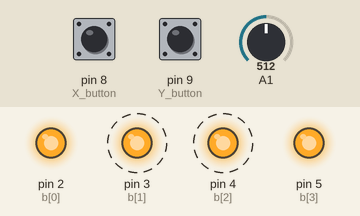
A sketch run on a simulated Arduino Uno, built with avr-gcc and run on an emulated ATmega328P. Shown: output pins drawn as LEDs (lit = HIGH). Dashed ring = blinking. The inputs (shaded band) are chosen by the test bench; at power-on: pin 8 (X_button) LOW, pin 9 (Y_button) LOW, A1 = 512. What the sketch prints to the serial monitor is not drawn.

Above: at 0.87 s.
1.3 s: pin 8 (X_button) pulled HIGH for 1 s
At 2.12 s:
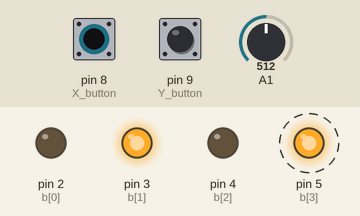
4.3 s: pin 9 (Y_button) pulled HIGH for 1 s
At 4.88 s:
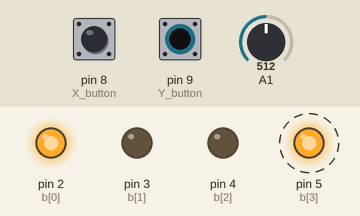
7.3 s: A1 set to 263
10.3 s: A1 set to 241
At 10.3 s:
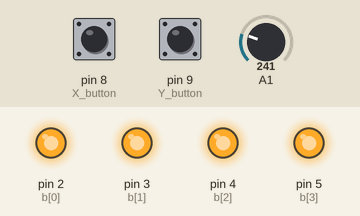
11.8 s: pin 8 (X_button) pulled HIGH for 3.2 s
At 15.7 s:
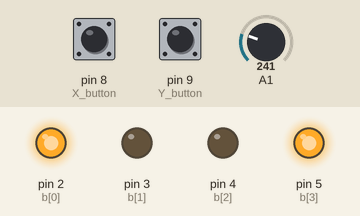
16.5 s: pin 8 (X_button) pulled HIGH for 0.15 s
At 17.7 s:
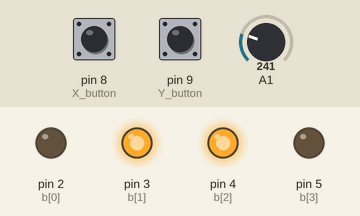
Timing chart, 0 to 19.1 s (numbered marks = the images above; inputs shaded):
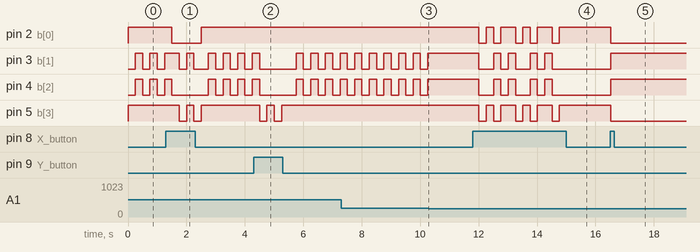

The sketch:

LightShow.ino
```cpp
enum States{INIT, LightShow1, LightShow2} SM1_state = INIT;
int X_button = 8;
int Y_button = 9;

// Array of Output Pin variables, set to the pins being used
const int b_size = 4;
const int b[b_size] = {2, 3, 4, 5};
// Output Buffer
int b_buf = 0x00;
// Input Variables
int LightShowCount = 0;
// Serial Monitor Buffer
int s_buf = 0x00;

/* 's' is an array of integers of size 8. Note that arrays start at 0
 We will use this to be able to see the individual bit values of the s_buf

 */
const int s_size = 8;
int s[s_size];

// We can also define our own helper functions. It is a good idea to use helper functions whenever they make sense.
// Normally we also define the return type (void for none)

// Read from the serial monitor into s_buf and the s[] array for individual bits
void readData()
{
    if(Serial.available())
        s_buf = Serial.parseInt();

    for(int i = (s_size - 1); i>=0; i--)  {
        s[i] = (s_buf >> i) & 0x01; // What's going on here?
        // ">>" bit shifting
        // "&" bit masking
    }

}
// Reset the Output Buffer.
void resetBuffer() {
    for(int i = 0; i < b_size; i++) {
        // Note this is an arduino function call to the pins
        digitalWrite(b[i], LOW);
    }
}
// Writes to the buffer. Note this function ORs the current value with the new value
// Note that size is an optional argument with default size the same as the buffer
void writeShow1()
{
    if(LightShowCount == 0){
      digitalWrite(b[0],HIGH);
      digitalWrite(b[1],LOW);
      digitalWrite(b[2],LOW);
      digitalWrite(b[3],HIGH);
    }
    else if(LightShowCount == 1){
      digitalWrite(b[0],LOW);
      digitalWrite(b[1],HIGH);
      digitalWrite(b[2],LOW);
      digitalWrite(b[3],HIGH);
    }
    else if(LightShowCount == 2){
      digitalWrite(b[0],LOW);
      digitalWrite(b[1],HIGH);
      digitalWrite(b[2],HIGH);
      digitalWrite(b[3],LOW);
    }
    else if(LightShowCount == 3){
      digitalWrite(b[0],HIGH);
      digitalWrite(b[1],HIGH);
      digitalWrite(b[2],LOW);
      digitalWrite(b[3],LOW);
    }
    else if(LightShowCount == 4){
      digitalWrite(b[0],HIGH);
      digitalWrite(b[1],LOW);
      digitalWrite(b[2],LOW);
      digitalWrite(b[3],LOW);
    }else{
      LightShowCount = 0;
    }
    //resetBuffer();


}

void writeShow2()
{
   if(LightShowCount == 0){
      digitalWrite(b[0],HIGH);
      digitalWrite(b[1],HIGH);
      digitalWrite(b[2],HIGH);
      digitalWrite(b[3],HIGH);
    }
    else if(LightShowCount == 1){
      digitalWrite(b[0],LOW);
      digitalWrite(b[1],LOW);
      digitalWrite(b[2],LOW);
      digitalWrite(b[3],LOW);
    }
    else if(LightShowCount == 2){
      digitalWrite(b[0],HIGH);
      digitalWrite(b[1],LOW);
      digitalWrite(b[2],LOW);
      digitalWrite(b[3],HIGH);
    }
    else if(LightShowCount == 3){
      digitalWrite(b[0],LOW);
      digitalWrite(b[1],HIGH);
      digitalWrite(b[2],HIGH);
      digitalWrite(b[3],LOW);
    }
    else if(LightShowCount == 4){
      digitalWrite(b[0],HIGH);
      digitalWrite(b[1],LOW);
      digitalWrite(b[2],LOW);
      digitalWrite(b[3],HIGH);
    }else{
      LightShowCount = 0;
    }

}


void setup(){
  //some set up (Default Arduino Function)
    pinMode(X_button, INPUT);
    pinMode(Y_button, INPUT);
    // LEDs
    for(int i = 0; i < b_size; i++)
    {
        pinMode(b[i], OUTPUT);
    }
    Serial.begin(9600);
}
// This function takes in the state as an argument & returns the current state
int SM1_Tick(int state, int b_buf){
    //Read thing
    switch(state){ // State transitions
      case INIT:
         //State Transition
         state = LightShow1;
        break;

      case LightShow1:
         if (b_buf > 3) {
           LightShowCount = 0;
           //resetBuffer();
            state = LightShow2;
         }
         else {
            state = LightShow1;
         }
        break;
      case LightShow2:
        if(b_buf > 3){
          LightShowCount = 0;
          //resetBuffer();
          state = LightShow1;

        }else{
          state = LightShow2;
        }
         //State Transition
        break;
    }
    switch(state){ // State Action
      case INIT:
         //State Action
        break;
//      case S1Press:
//        break;
//      case S0Press:
//        break;
      case LightShow1:
        if(digitalRead(X_button)== HIGH && LightShowCount < 4){
            LightShowCount++;
         }else if(digitalRead(X_button)== HIGH && LightShowCount > 3){
           LightShowCount = 0;
         }else if(digitalRead(Y_button)== HIGH && LightShowCount > 0){
           LightShowCount--;
         }else if(digitalRead(Y_button) == HIGH && LightShowCount == 0){
           LightShowCount = 4;
         }else{
           LightShowCount = LightShowCount;
         }
        writeShow1();
         //State Action
        break;
      case LightShow2:
         if(digitalRead(X_button)== HIGH && LightShowCount < 4){
            LightShowCount++;
         }else if(digitalRead(X_button)== HIGH && LightShowCount > 3){
           LightShowCount = 0;
         }else if(digitalRead(Y_button)== HIGH && LightShowCount > 0){
           LightShowCount--;
         }else if(digitalRead(Y_button) == HIGH && LightShowCount == 0){
           LightShowCount = 4;
         }else{
           LightShowCount = LightShowCount;
         }
         writeShow2();
        break;
    }

    return state;
}

void loop(){
    ///Default arduino function
    // We have to cast the return value of the tick function to type States
     b_buf = analogRead(A1);
    b_buf = map(b_buf, 0, 1023, 0, 16);
    SM1_state = (States)SM1_Tick(SM1_state, b_buf);
    Serial.print(LightShowCount);
    delay(250);
    //resetBuffer();
}
```

Measured:
- the behaviour switches between 256 and 255 on A1 (found by bisection; images 2 and 3)
- after the input at 1.3 s, pin 2 (b[0]): HIGH → LOW after 0.20 s, → HIGH 1.0 s later; pin 5 (b[3]): alternates HIGH for 0.25 s and LOW for 0.25 s, 4 changes in all, then stays HIGH, starting after 0.45 s
- after the input at 4.3 s, pin 5 (b[3]): alternates HIGH for 0.25 s and LOW for 0.25 s, 4 changes in all, then stays HIGH, starting after 0.21 s
- after the input at 10.3 s, pin 3 (b[1]), pin 4 (b[2]): stops changing and stays HIGH
- after the input at 11.8 s, pin 2 (b[0]), pin 5 (b[3]): HIGH → LOW after 0.21 s, then repeats every 1.3 s: HIGH 0.25 s, LOW 0.25 s, HIGH 0.50 s, LOW 0.25 s; pin 3 (b[1]), pin 4 (b[2]): HIGH → LOW after 0.21 s, → HIGH 0.50 s later, → LOW 0.25 s later, → HIGH 0.25 s later, … (9 changes in this stretch)
- after the input at 16.5 s, pin 2 (b[0]), pin 5 (b[3]): HIGH → LOW at once; pin 3 (b[1]), pin 4 (b[2]): LOW → HIGH at once
- by itself, pin 3 (b[1]), pin 4 (b[2]): alternates HIGH for 0.25 s and LOW for 0.25 s
